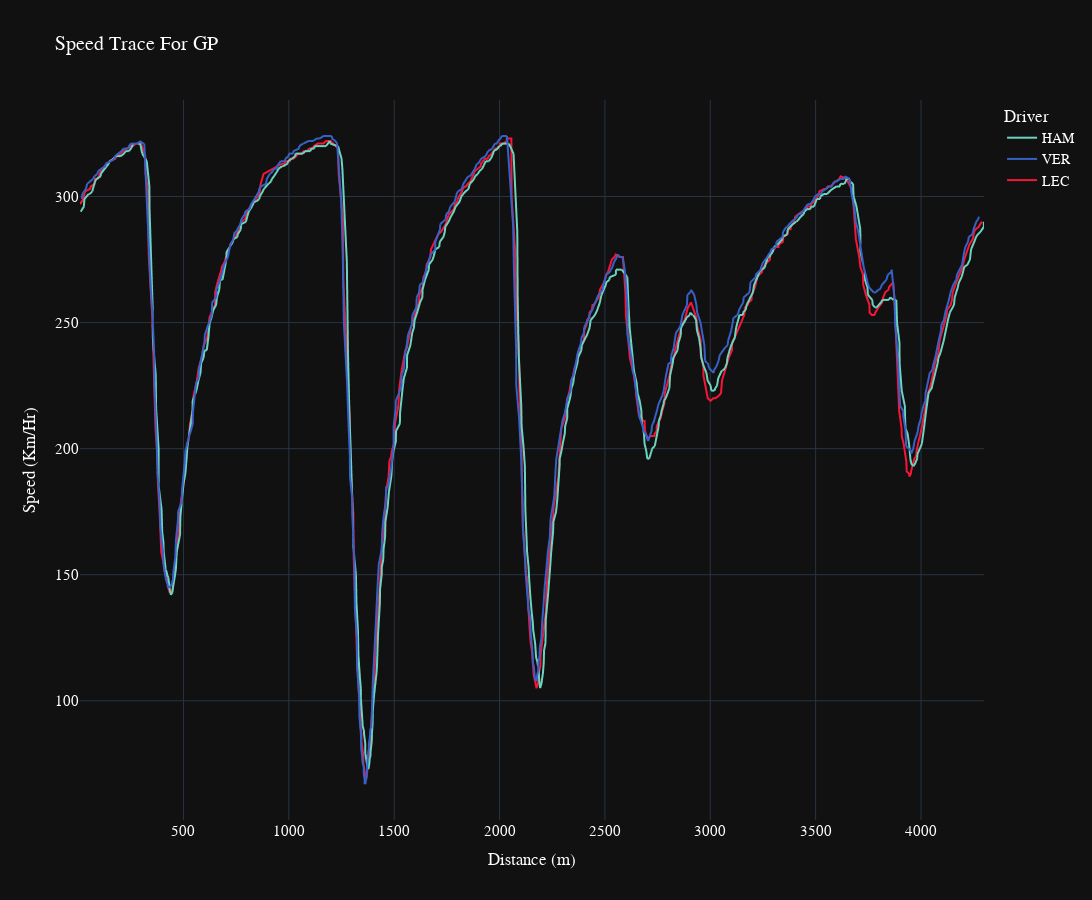

Here is the notebook cell this chart was saved with:
### Code cell
fig_speed_addtl=px.line(track2[(track2['Driver'].isin(['LEC'])&(track2['LapRank']==1.0))], x="Dist_Diff_Sum", y="Speed",
           color="Driver", hover_name="Driver",
           height=900, width=1800,
           template="plotly_dark",
           title="Speed Trace For GP",
           color_discrete_map={
                 "ALB": "#64C4FF",
                 "ALO": "#229971",
                 "BOT": "#52e252",
                 "GAS": "#0093cc",
                 "HAM": "#27F4D2",
                 "HUL": "#B6BABD",
                 "LEC": "#E80020",
                 "MAG": "#B6BABD",
                 "NOR": "#FF8000",
                 "OCO": "#0093cc",
                 "PER": "#3671C6",
                 "PIA": "#FF8000",
                 "RIC": "#6692FF",
                 "RUS": "#27F4D2",
                 "SAI": "#E80020",
                 "SAR": "#37BEDD",
                 "STR": "#229971",
                 "TSU": "#6692FF",
                 "VER": "#3671C6",
                 "ZHO": "#52e252"
          }
          )

fig_speed.add_traces(
    list(fig_speed_addtl.select_traces())
)

fig_speed.update_layout(
    xaxis_title="Distance (m)",
    yaxis_title="Speed (Km/Hr)",
)
fig_speed.update_layout(
    title_x=0.5,
    hoverlabel=dict(
        bgcolor="white",
        font_size=16,
        font_family="PT Sans Narrow"
    ),
    yaxis = dict(tickfont = dict(size=15)),
    xaxis = dict(tickfont = dict(size=15)),
    font=dict(
        family="PT Sans Narrow",
        size=14,
        color="White"
    ),
    title_font_family="PT Sans Narrow"
#  "Arial", "Balto", "Courier New", "Droid Sans", "Droid Serif", "Droid Sans Mono", "Gravitas One", "Old Standard TT", "Open Sans", "Overpass", "PT Sans Narrow", "Raleway", "Times New Roman"
)

fig_speed.show()

### Figure 1 — Plotly figure (JSON) as saved in the notebook; plotly's stock layout.template omitted (floating-point values rounded to 4 significant figures; data arrays with more than 128 entries replaced by an {"elided": "..."} marker saying what was removed)
{"data": [{"hovertemplate": "<b>%{hovertext}</b><br><br>Driver=HAM<br>Dist_Diff_Sum=%{x}<br>Speed=%{y}<extra></extra>", "hovertext": {"elided": "508 str values"}, "legendgroup": "HAM", "line": {"color": "#6CD3BF", "dash": "solid"}, "marker": {"symbol": "circle"}, "mode": "lines", "name": "HAM", "showlegend": true, "type": "scattergl", "x": {"elided": "508 float values"}, "xaxis": "x", "y": {"elided": "508 int values"}, "yaxis": "y"}, {"hovertemplate": "<b>%{hovertext}</b><br><br>Driver=VER<br>Dist_Diff_Sum=%{x}<br>Speed=%{y}<extra></extra>", "hovertext": {"elided": "494 str values"}, "legendgroup": "VER", "line": {"color": "#3860C6", "dash": "solid"}, "marker": {"symbol": "circle"}, "mode": "lines", "name": "VER", "showlegend": true, "type": "scattergl", "x": {"elided": "494 float values"}, "xaxis": "x", "y": {"elided": "494 int values"}, "yaxis": "y"}, {"hovertemplate": "<b>%{hovertext}</b><br><br>Driver=LEC<br>Dist_Diff_Sum=%{x}<br>Speed=%{y}<extra></extra>", "hovertext": {"elided": "498 str values"}, "legendgroup": "LEC", "line": {"color": "#F91536", "dash": "solid"}, "marker": {"symbol": "circle"}, "mode": "lines", "name": "LEC", "orientation": "v", "showlegend": true, "type": "scatter", "x": {"elided": "498 float values"}, "xaxis": "x", "y": {"elided": "498 int values"}, "yaxis": "y"}], "layout": {"font": {"color": "White", "family": "PT Sans Narrow", "size": 14}, "height": 900, "legend": {"title": {"text": "Driver"}, "tracegroupgap": 0}, "title": {"font": {"family": "PT Sans Narrow"}, "text": "Speed Trace For GP"}, "width": 1800, "xaxis": {"anchor": "y", "domain": [0, 1], "tickfont": {"size": 15}, "title": {"text": "Distance (m)"}}, "yaxis": {"anchor": "x", "domain": [0, 1], "tickfont": {"size": 15}, "title": {"text": "Speed (Km/Hr)"}}}}
